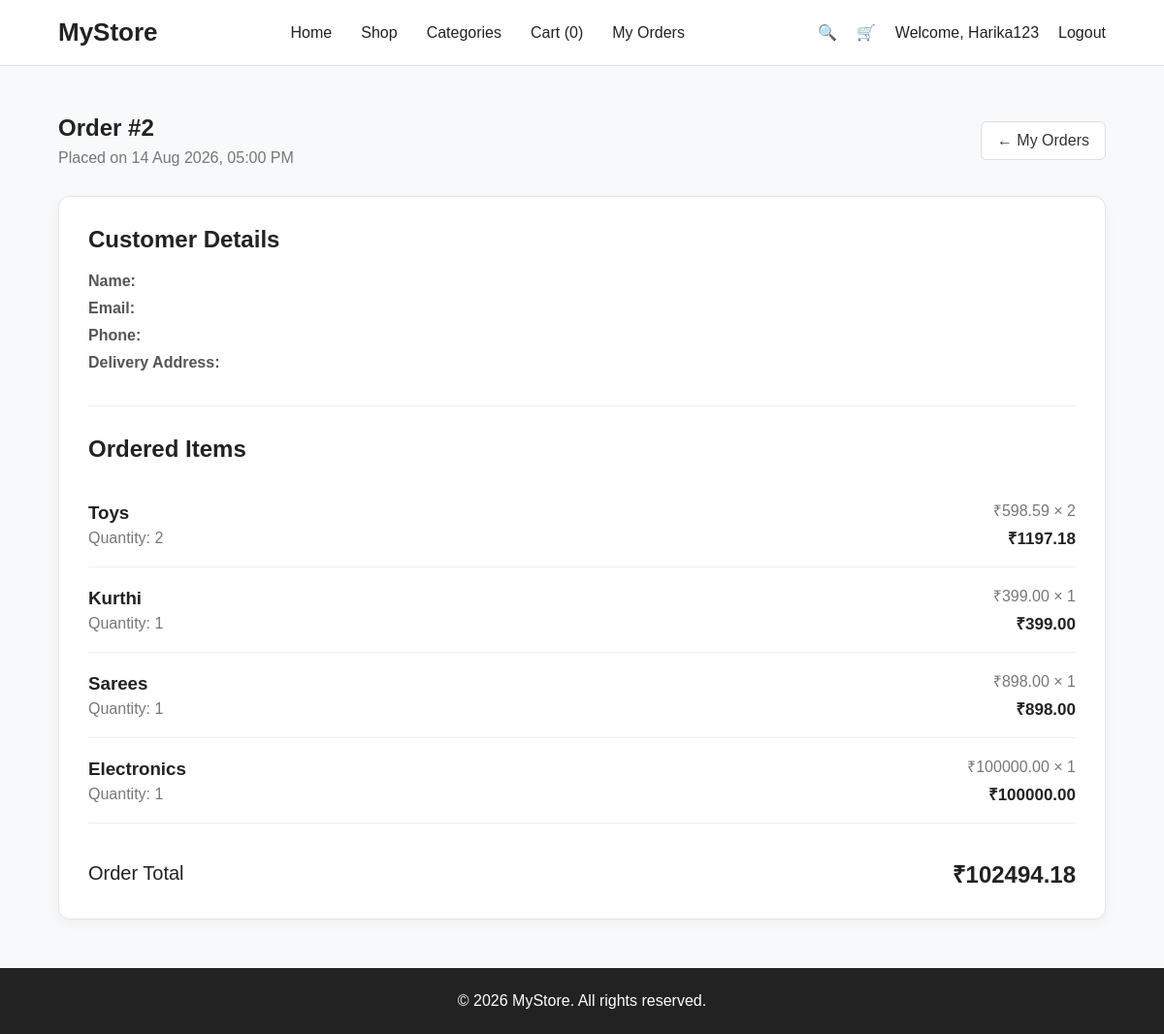
The page /order/2/ (signed in) on the database its author committed.
### store/models.py (models this page shows, shortened)
class Order(models.Model):
    user = models.ForeignKey(
        User,
        on_delete=models.CASCADE,
        related_name='orders'
    )
    customer_name = models.CharField(max_length=200)
    email = models.EmailField()
    phone = models.CharField(max_length=15)
    address = models.TextField()
    total_amount = models.DecimalField(
        max_digits=10,
        decimal_places=2
    )
    created_at = models.DateTimeField(auto_now_add=True)

class OrderItem(models.Model):
    order = models.ForeignKey(
        Order,
        on_delete=models.CASCADE,
        related_name='items'
    )
    product = models.ForeignKey(
        Product,
        on_delete=models.SET_NULL,
        null=True
    )
    quantity = models.PositiveIntegerField()
    price = models.DecimalField(
        max_digits=10,
        decimal_places=2
    )
    def subtotal(self):
        return self.price * self.quantity

class Product(models.Model):
    category = models.ForeignKey(
        Category,
        on_delete=models.SET_NULL,
        null=True,
        blank=True,
        related_name='products'
    )
    name = models.CharField(max_length=200)
    description = models.TextField()
    price = models.DecimalField(max_digits=10, decimal_places=2)
    stock = models.PositiveIntegerField(default=0)
    image = models.ImageField(
        upload_to='products/',
        blank=True,
        null=True
    )
    created_at = models.DateTimeField(auto_now_add=True)

### store/views.py (the view)
# urls.py: path('order/<int:order_id>/', views.order_detail, name='order_detail'),
@login_required
def order_detail(request, order_id):
    order = Order.objects.get(
        id=order_id,
        user=request.user
    )
    return render(request, 'order_detail.html', {
        'order': order,
    })

### store/context_processors.py (called while the page is built)
def cart_count(request):
    cart = request.session.get('cart', {})
    count = sum(cart.values())
    return {
        'cart_count': count
    }

### templates/order_detail.html (shortened to what this page needs)
{% extends 'base.html' %}
{% block content %}
<section class="order-detail-section">
<div class="container">
    <div class="order-detail-header">
        <div>
            <h1>Order #{{ order.id }}</h1>
            <p>
                Placed on
                {{ order.created_at|date:"d M Y, h:i A" }}
            </p>
        </div>
        <a href="{% url 'my_orders' %}" class="back-orders-btn">
            ← My Orders
        </a>
    </div>
    <div class="order-detail-card">
        <h2>Customer Details</h2>
        <div class="customer-info">
            <p>
                <strong>Name:</strong>
            </p>
            <p>
                <strong>Email:</strong>
            </p>
            <p>
                <strong>Phone:</strong>
            </p>
            <p>
                <strong>Delivery Address:</strong>
            </p>
        </div>
        <h2>Ordered Items</h2>
        <div class="detail-items">
            {% for item in order.items.all %}
            <div class="detail-item">
                <div class="detail-item-name">
                    {% if item.product %}
                        <h3>{{ item.product.name }}</h3>
                    {% else %}
                        <h3>Product no longer available</h3>
                    {% endif %}
                    <p>
                        Quantity: {{ item.quantity }}
                    </p>
                </div>
                <div class="detail-item-price">
                    <p>
                        ₹{{ item.price }} × {{ item.quantity }}
                    </p>
                    <strong>
                        ₹{{ item.subtotal }}
                    </strong>
                </div>
            </div>
            {% endfor %}
        </div>
        <div class="detail-total">
            <span>Order Total</span>
            <strong>
                ₹{{ order.total_amount }}
            </strong>
        </div>
    </div>
</div>
</section>
{% endblock %}

### templates/base.html (shortened to what this page needs)
{% load static %}
<!DOCTYPE html>
<html lang="en">
<head>
<link rel="stylesheet" href="{% static 'css/style.css' %}"></head>
<body>
    <header class="navbar">
        <div class="container navbar-content">
            <a href="/" class="logo">
                MyStore
            </a>
           <div class="nav-links">
    <a href="{% url 'home' %}">Home</a>
    <a href="#">Shop</a>
    <a href="#">Categories</a>
    <a href="{% url 'cart' %}">Cart ({{ cart_count }})</a>
    <a href="{% url 'my_orders' %}">My Orders</a>
</div>
<div class="nav-actions">
    <a href="#">🔍</a>
    <a href="{% url 'cart' %}">🛒</a>
    {% if user.is_authenticated %}
        <span>Welcome, {{ user.username }}</span>
        <a href="{% url 'logout' %}">Logout</a>
    {% else %}
        <a href="{% url 'login' %}">Login</a>
        <a href="{% url 'register' %}">Register</a>
    {% endif %}
</div>
        </div>
    </header>
    <main>
        {% block content %}
        {% endblock %}
    </main>
    <footer class="footer">
        <div class="container">
            <p>© 2026 MyStore. All rights reserved.</p>
        </div>
    </footer>
</body>
</html>

### static/css/style.css (style rules this page uses)
* { margin: 0; padding: 0; box-sizing: border-box; }
body { font-family: Arial, sans-serif; background: #f8f9fa; color: #222; }
a { text-decoration: none; color: inherit; }
.container { width: 90%; max-width: 1200px; margin: auto; }
.navbar { background: #ffffff; border-bottom: 1px solid #ddd; padding: 18px 0; }
.navbar-content { display: flex; align-items: center; justify-content: space-between; }
.logo { font-size: 26px; font-weight: bold; }
.nav-links { display: flex; gap: 30px; }
.nav-actions { display: flex; gap: 20px; align-items: center; }
main { min-height: 80vh; }
.footer { background: #222; color: white; text-align: center; padding: 25px 0; }
.order-detail-section { padding: 50px 0; }
.order-detail-header { display: flex; justify-content: space-between; align-items: center; margin-bottom: 30px; }
.order-detail-header h1 { margin: 0 0 8px; }
.order-detail-header p { margin: 0; color: #777; }
.back-orders-btn, .view-order-btn { display: inline-block; padding: 10px 16px; border-radius: 6px; text-decoration: none; border: 1px solid #ddd; color: #333; background: #fff; }
.order-detail-card { background: #fff; border: 1px solid #e5e5e5; border-radius: 12px; padding: 30px; box-shadow: 0 4px 12px rgba(0, 0, 0, 0.05); }
.order-detail-card h2 { margin: 0 0 20px; }
.customer-info { padding-bottom: 25px; margin-bottom: 30px; border-bottom: 1px solid #eee; }
.customer-info p { margin: 10px 0; color: #555; }
.detail-item { display: flex; justify-content: space-between; align-items: center; gap: 20px; padding: 18px 0; border-bottom: 1px solid #eee; }
.detail-item-name h3 { margin: 0 0 6px; }
.detail-item-name p { margin: 0; color: #777; }
.detail-item-price { text-align: right; }
.detail-item-price p { margin: 0 0 6px; color: #777; }
.detail-item-price strong { font-size: 17px; }
.detail-total { display: flex; justify-content: space-between; align-items: center; padding-top: 25px; margin-top: 10px; font-size: 20px; }
.detail-total strong { font-size: 24px; }

### rows shown on the page
Order: id "2", created_at "14 Aug 2026, 05:00 PM", total_amount "102494.18"
OrderItem: product.name "Toys", quantity "2", price "598.59", subtotal "1197.18"
OrderItem: product.name "Kurthi", quantity "1", price "399.00", subtotal "399.00"
OrderItem: product.name "Sarees", quantity "1", price "898.00", subtotal "898.00"
OrderItem: product.name "Electronics", quantity "1", price "100000.00", subtotal "100000.00"

### other values the page prints
{{ cart_count }} "0"
{{ user.username }} "Harika123"
